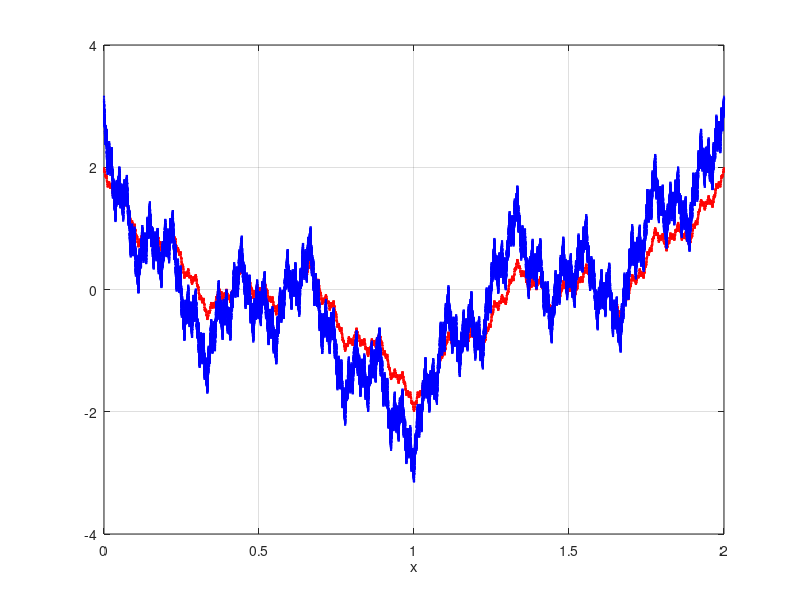

Here is the MATLAB script that generated this plot: (Note: this script raises an error after producing the figure.)
% MATLAB script to compute the Riemann-Liouville fractional derivative
% of the Weierstrass function using the analytic term-by-term expression
% with phase shift. Approximates with finite sum.

clear; clc; close all;

% Parameters for Weierstrass function
a = 0.5;          % 0 < a < 1
b = 3;            % odd integer, ab > 1 + 3*pi/2
N = 20;           % number of terms for approximation
alpha = 0.2;      % fractional order 0 < alpha < 1

% Domain
x = linspace(0, 2, 500000);

% Compute Weierstrass function W(x)
W = zeros(size(x));
for n = 0:N-1
    W = W + a^n * cos(b^n * pi * x);
end

% Compute fractional derivative D^alpha W(x)
Dw = zeros(size(x));
for n = 0:N-1
    freq = b^n * pi;
    Dw = Dw + a^n * freq^alpha * cos(freq * x + alpha * pi / 2);
end

% Plot
f = figure;
plot(x, W, 'r-', 'LineWidth', 1.5); hold on;
plot(x, Dw, 'b-', 'LineWidth', 1.5);
xlabel('x');
grid on;

% Set figure size to 2400x1800 pixels
f.Position(3:4) = [2400 1800];

% Save plot with exact pixel size using exportgraphics (requires MATLAB R2020a or later)
exportgraphics(f, 'plot.png', 'Units', 'pixels', 'Width', 2400, 'Height', 1800);

% Save values of fractional derivative to CSV
data = [x(:), Dw(:)];
writematrix(data, 'values.csv');

disp('Script completed. Plot saved as plot.png (2400x1800 pixels) and values saved as values.csv.');